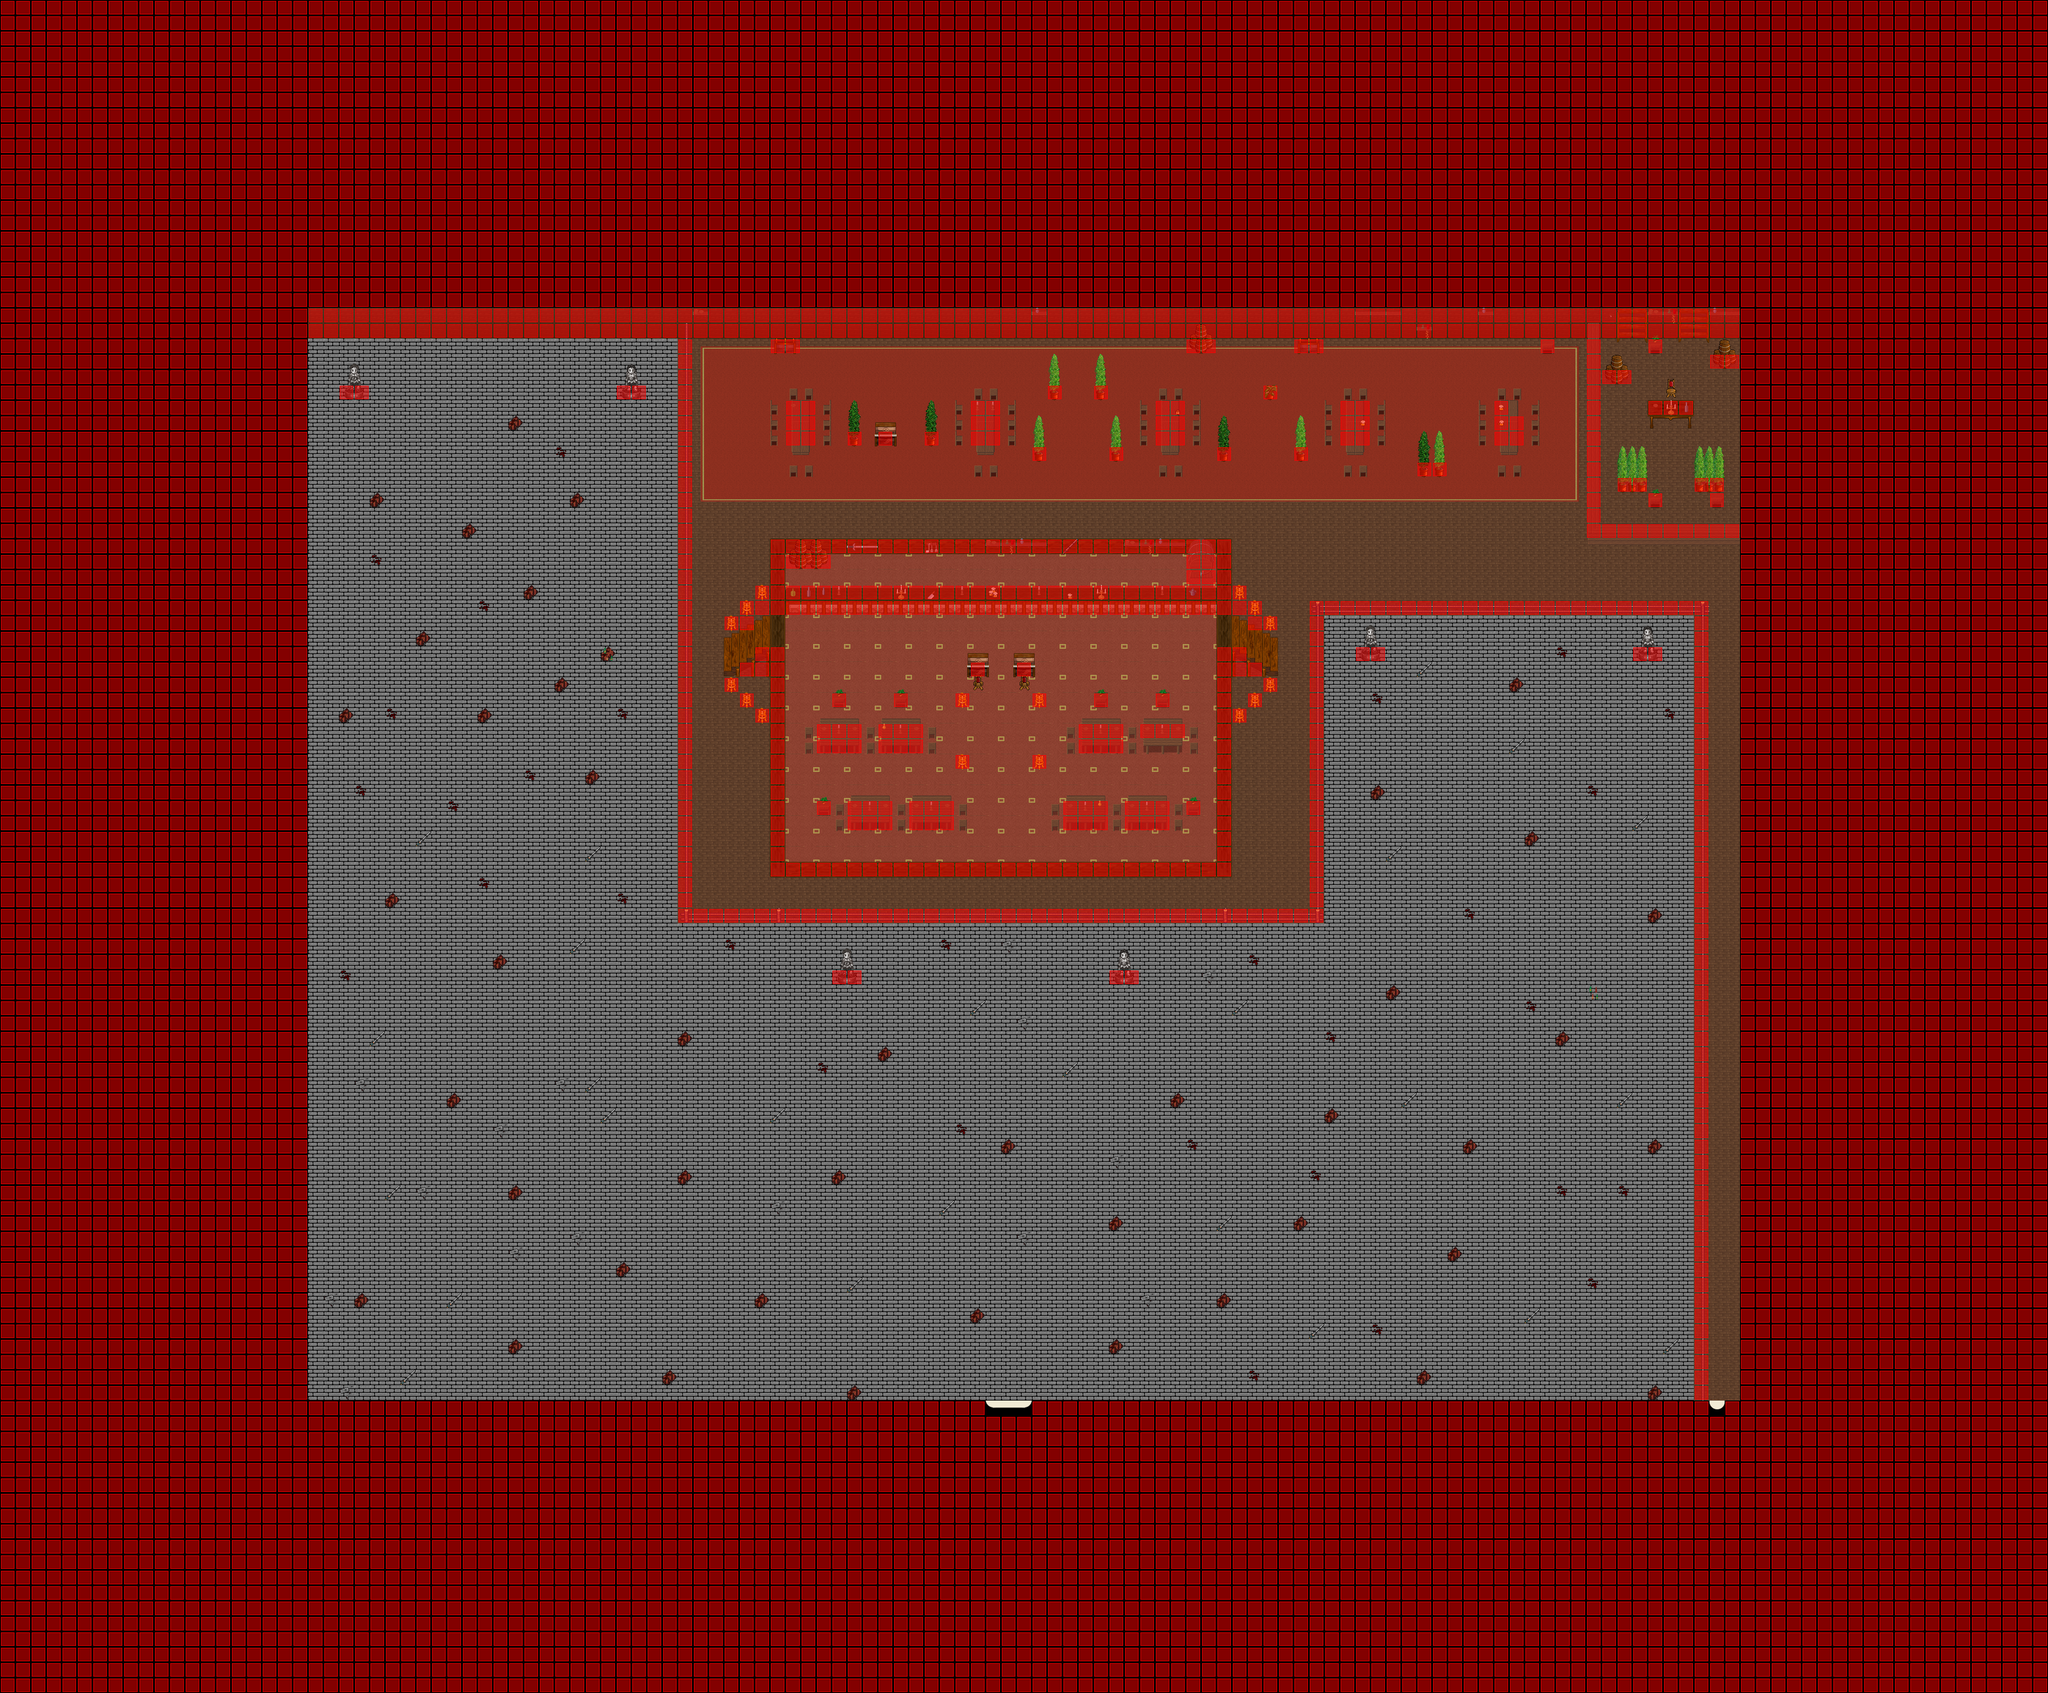

This is a level from a 2D game, rendered from its Tiled map with the project's own tilesets. A one-line summary and the map file follow, with tile-layer data summarised:
An orthogonal 133x110 tile map with 32x32 px tiles, 8 tile layers (Ground, Ground, Fringe, Fringe, ...), 9 tilesets and 3 objects (2x WARP, SCRIPT).

<map version="1.0" orientation="orthogonal" width="133" height="110" tilewidth="32" tileheight="32">
 <properties>
  <property name="music" value="faith.ogg" />
 </properties>
 <tileset firstgid="1" name="collision" tilewidth="32" tileheight="32">
  <image source="../graphics/tiles/collision1_32_32.png" />
 </tileset>
 <tileset firstgid="1025" name="cave3_32_32" tilewidth="32" tileheight="32">
  <image source="../graphics/tiles/cave3_32_32.png" />
 </tileset>
 <tileset firstgid="2049" name="inn" tilewidth="32" tileheight="32">
  <image source="../graphics/tiles/inn1_32_32.png" />
 </tileset>
 <tileset firstgid="3073" name="woodland_indoor" tilewidth="32" tileheight="32">
  <image source="../graphics/tiles/indoor2_32_32.png" />
 </tileset>
 <tileset firstgid="4097" name="desert1" tilewidth="32" tileheight="32">
  <image source="../graphics/tiles/desert1_32_32.png" />
 </tileset>
 <tileset firstgid="5121" name="inn_32_64" tilewidth="32" tileheight="64">
  <image source="../graphics/tiles/inn1_32_64.png" />
 </tileset>
 <tileset firstgid="5633" name="inn_32_96" tilewidth="32" tileheight="96">
  <image source="../graphics/tiles/inn1_32_96.png" />
 </tileset>
 <tileset firstgid="5953" name="indoor1_32_96" tilewidth="32" tileheight="96">
  <image source="../graphics/tiles/indoor1_32_96.png" />
 </tileset>
 <tileset firstgid="6273" name="indoor8_32_32" tilewidth="32" tileheight="32">
  <image source="../graphics/tiles/indoor2_32_32.png" />
 </tileset>
 <layer name="Ground" width="133" height="110">
  <data>[14630 cells, 14600 non-empty, 25 distinct tile ids]</data>
 </layer>
 <layer name="Ground" width="133" height="110">
  <data>[14630 cells, 14066 non-empty, 31 distinct tile ids]</data>
 </layer>
 <layer name="Fringe" width="133" height="110">
  <data>[14630 cells, 573 non-empty, 102 distinct tile ids]</data>
 </layer>
 <layer name="Fringe" width="133" height="110">
  <data>[14630 cells, 437 non-empty, 69 distinct tile ids]</data>
 </layer>
 <layer name="Over" width="133" height="110">
  <data>[14630 cells, 19 non-empty, 14 distinct tile ids]</data>
 </layer>
 <layer name="Over" width="133" height="110">
  <data>[14630 cells, 19 non-empty, 13 distinct tile ids]</data>
 </layer>
 <layer name="Over" width="133" height="110">
  <data>[14630 cells, 19 non-empty, 13 distinct tile ids]</data>
 </layer>
 <layer name="Collision" width="133" height="110">
  <data>[14630 cells, 8718 non-empty, 1 distinct tile ids]</data>
 </layer>
 <objectgroup name="Object" width="0" height="0" visible="0">
  <object name="Warp to City" type="WARP" x="2047" y="2911" width="96" height="32">
   <properties>
    <property name="DEST_MAP" value="ow-o0000-o0000-o0000" />
    <property name="DEST_X" value="1344" />
    <property name="DEST_Y" value="1536" />
   </properties>
  </object>
  <object name="Warp to city" type="WARP" x="3552" y="2912" width="32" height="32">
   <properties>
    <property name="DEST_MAP" value="ow-o0000-o0000-o0000" />
    <property name="DEST_X" value="3200" />
    <property name="DEST_Y" value="1536" />
   </properties>
  </object>
  <object name="External Map Events" type="SCRIPT" x="0" y="0">
   <properties>
    <property name="FILENAME" value="scripts/maps/iw-selphie_timlet_colloseum-o00-o00-o00.lua" />
   </properties>
  </object>
 </objectgroup>
</map>
